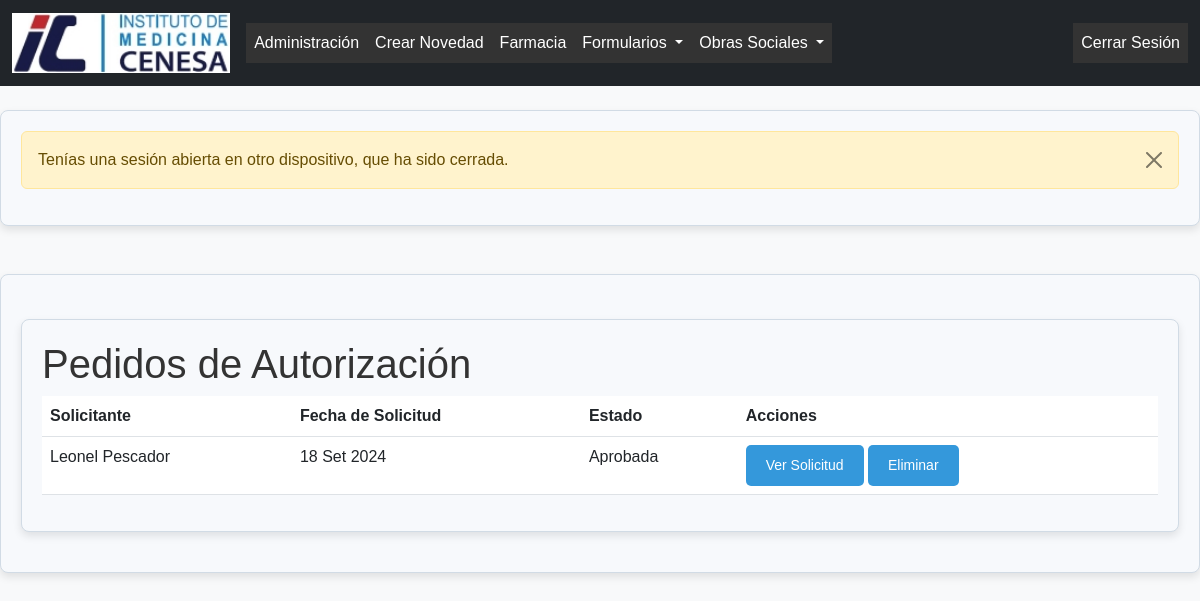
Page /pedidos/ (signed in) on the earlier database version.
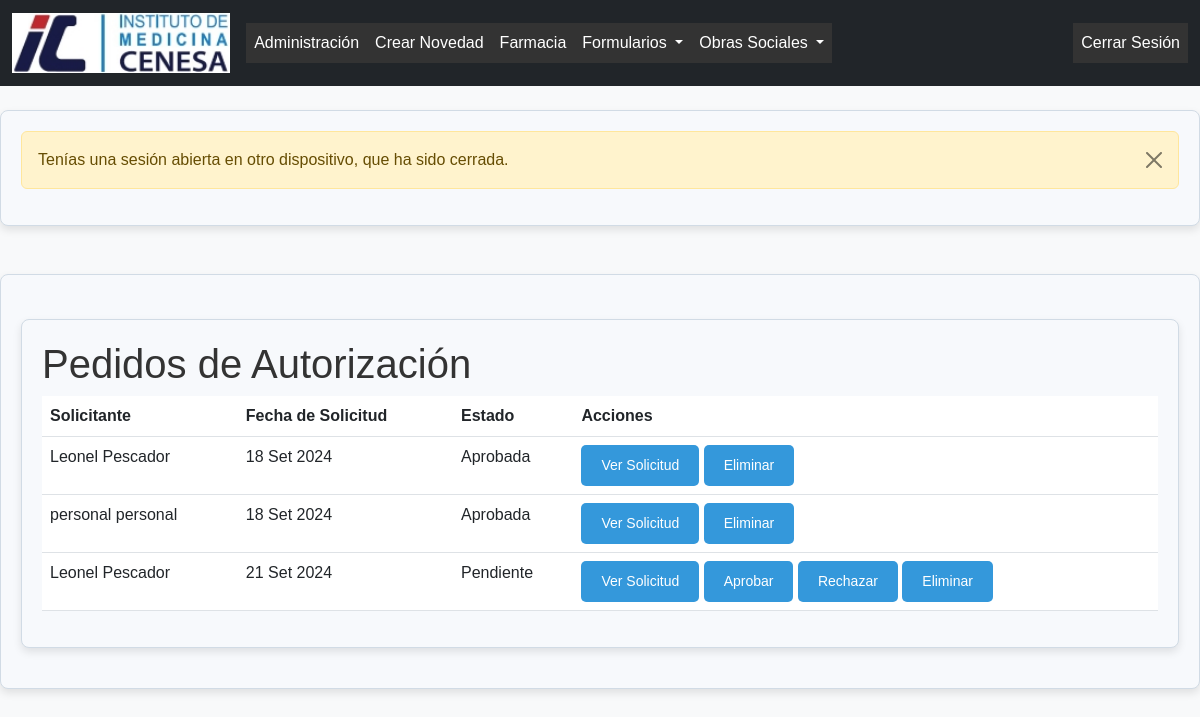
Same page on the later database version.
### formularios/models.py (models this page shows, shortened)
class PedidoAutorizacion(models.Model):
    SOLICITUD_PENDIENTE = 'pendiente'
    SOLICITUD_APROBADA = 'aprobada'
    SOLICITUD_RECHAZADA = 'rechazada'
    ESTADO_CHOICES = [
        (SOLICITUD_PENDIENTE, 'Pendiente'),
        (SOLICITUD_APROBADA, 'Aprobada'),
        (SOLICITUD_RECHAZADA, 'Rechazada'),
    ]
    usuario = models.ForeignKey(User, on_delete=models.CASCADE, null=True, blank=True)# Vincula con el usuario autenticado
    nombre_solicitante = models.CharField(max_length=255)
    fecha_solicitud = models.DateTimeField(auto_now_add=True)
    pdf_solicitud = models.FileField(upload_to='pdf/solicitudes/')
    estado = models.CharField(max_length=20, choices=ESTADO_CHOICES, default=SOLICITUD_PENDIENTE)
    comentarios = models.TextField(blank=True, null=True)

### formularios/views.py (the view)
# urls.py: path('pedidos/', views.listar_pedidos_autorizacion, name='listar_pedidos_autorizacion'),
@login_required
def listar_pedidos_autorizacion(request):
    perfil_usuario = PerfilUsuario.objects.filter(usuario=request.user).first()
    es_admin_o_rrhh = perfil_usuario and perfil_usuario.tipo_usuario.nombre in ['admin', 'rrhh']
    if es_admin_o_rrhh:
        pedidos = PedidoAutorizacion.objects.all()  # Mostrar todos los pedidos
    else:
        pedidos = PedidoAutorizacion.objects.filter(usuario=request.user)  # Mostrar solo los pedidos del usuario actual
    return render(request, 'solicitar/listar_pedidos_autorizacion.html', {'pedidos': pedidos})

### formularios/context_processors.py (called while the page is built)
def agregar_tipo_usuario(request):
    if request.user.is_authenticated:
        perfil = PerfilUsuario.objects.filter(usuario=request.user).first()
        return {'tipo_usuario': perfil.tipo_usuario.nombre if perfil else None}
    return {}

### formularios/templates/solicitar/listar_pedidos_autorizacion.html (shortened to what this page needs)
{% extends 'base.html' %}
{% block content %}
    <div class="container mt-4">
        <h1>Pedidos de Autorización</h1>
        {% if pedidos %}
        <table class="table">
            <thead>
                <tr>
                    <th>Solicitante</th>
                    <th>Fecha de Solicitud</th>
                    <th>Estado</th>
                    <th>Acciones</th>
                </tr>
            </thead>
            <tbody>
                {% for pedido in pedidos %}
                <tr>
                    <td>{{ pedido.nombre_solicitante }}</td>
                    <td>{{ pedido.fecha_solicitud|date:"d M Y" }}</td>
                    <td>{{ pedido.get_estado_display }}</td>
                    <td>
                        <a href="{% url 'ver_pedido_autorizacion' pedido.id %}" class="btn btn-info">Ver Solicitud</a>
                        {% if pedido.estado == 'pendiente' and request.user.perfilusuario.tipo_usuario.nombre in "admin rrhh" %}
                        <a href="{% url 'aprobar_pedido_autorizacion' pedido.id %}" class="btn btn-success">Aprobar</a>
                        <a href="{% url 'rechazar_pedido_autorizacion' pedido.id %}" class="btn btn-danger">Rechazar</a>
                        {% endif %}
                        {% if request.user.perfilusuario.tipo_usuario.nombre in "admin rrhh" %}
                        <a href="{% url 'eliminar_pedido_autorizacion' pedido.id %}" class="btn btn-warning"
                        onclick="return confirm('¿Estás seguro de que deseas eliminar esta solicitud? Esta acción no se puede deshacer.')">Eliminar</a>
                        {% elif  pedido.estado == 'pendiente' and request.user == pedido.usuario %}
                        <a href="{% url 'eliminar_pedido_autorizacion' pedido.id %}" class="btn btn-warning"
                        onclick="return confirm('¿Estás seguro de que deseas eliminar esta solicitud? Esta acción no se puede deshacer.')">Eliminar</a>
                        {% endif %}
                    </td>
                </tr>
                {% endfor %}
            </tbody>
        </table>
        {% else %}
        <div class="alert alert-warning">No hay pedidos de autorización.</div>
        {% endif %}
    </div>
{% endblock %}

### formularios/templates/base.html (shortened to what this page needs)
<!DOCTYPE html>
<html lang="es">
<head>
    {% load static %}
    <link href="https://cdn.jsdelivr.net/npm/bootstrap@5.3.0-alpha1/dist/css/bootstrap.min.css" rel="stylesheet">
    <link rel="stylesheet" href="{% static 'css/styles.css' %}">
</head>
<body>
    <header>
        <nav class="navbar navbar-expand-lg navbar-dark bg-dark">
            <div class="container-fluid">
                <a class="navbar-brand" href="{% url 'home' %}">
                    <img src="{% static 'images/logoNV.jpg' %}" alt="CENESA" height="60">
                </a>
                <div class="collapse navbar-collapse" id="navbarNav">
                    <ul class="navbar-nav me-auto">
                        <li class="nav-item">
                            {% if request.user.is_staff and request.user.is_superuser  %}
                                <a class="nav-link" href="/admin/">Administración</a>
                            {% endif %}
                        </li>
                        <li class="nav-item">
                                <a class="nav-link" href="{% url 'crear_novedad' %}">Crear Novedad</a>
                        </li>
                        <li class="nav-item">
                                <a class="nav-link" href="{% url 'listar_stock' %}">Farmacia</a>
                        </li>
                        <li class="nav-item dropdown">
                            <a class="nav-link dropdown-toggle" href="#" id="formulariosDropdown" role="button" data-bs-toggle="dropdown" aria-expanded="false">
                                Formularios
                            </a>
                        </li>
                        <li class="nav-item dropdown">
                            <a class="nav-link dropdown-toggle" href="#" id="obrasSocialesDropdown" role="button" data-bs-toggle="dropdown" aria-expanded="false">
                                Obras Sociales
                            </a>
                        </li>
                    </ul>
                    <ul class="navbar-nav ms-auto">
                        <li class="nav-item">
                            <a class="nav-link" href="{% url 'logout' %}">Cerrar Sesión</a>
                        </li>
                    </ul>
                </div>
            </div>
        </nav>
    </header>
    {% if messages %}
        <div class="container mt-4">
            {% for message in messages %}
                <div class="alert alert-{{ message.tags }} alert-dismissible fade show" role="alert">
                    {{ message }}
                    <button type="button" class="btn-close" data-bs-dismiss="alert" aria-label="Close"></button>
                </div>
            {% endfor %}
        </div>
    {% endif %}
    <main class="container mt-5">
        {% block content %}{% endblock %}
    </main>
</body>
</html>

### formularios/static/css/styles.css (style rules this page uses)
body { font-family: 'Poppins', sans-serif; background-color: #f8f9fa; color: #333; margin: 0; padding: 0; }
header nav ul { list-style: none; padding: 0; margin: 0; display: flex; flex-wrap: wrap; background-color: #333; }
header nav ul li { margin: 0; padding: 0; }
header nav ul li a { color: white; padding: 15px 20px; text-decoration: none; display: block; text-align: center; }
.navbar { background-color: #c0392b; }
.navbar-brand, .nav-link { color: #fff !important; }
.container { background-color: #f7f9fc; border: 1px solid #d1dbe5; border-radius: 8px; box-shadow: 0 4px 8px rgba(0, 0, 0, 0.1); padding: 20px; margin: 20px auto; max-width: 1200px; }
.btn { background-color: #3498db; color: #fff; padding: 10px 20px; border-radius: 5px; border: none; cursor: pointer; font-size: 14px; text-align: center; text-decoration: none; display: inline-block; transition: background-color 0.3s ease; }
html, body { height: 100%; }

Differences in the rows shown:
now on this page (row unchanged): PedidoAutorizacion: nombre_solicitante "personal personal", fecha_solicitud "18 Set 2024", estado "Aprobada"
added PedidoAutorizacion: nombre_solicitante "Leonel Pescador", fecha_solicitud "21 Set 2024", estado "Pendiente", shows "Aprobar"
